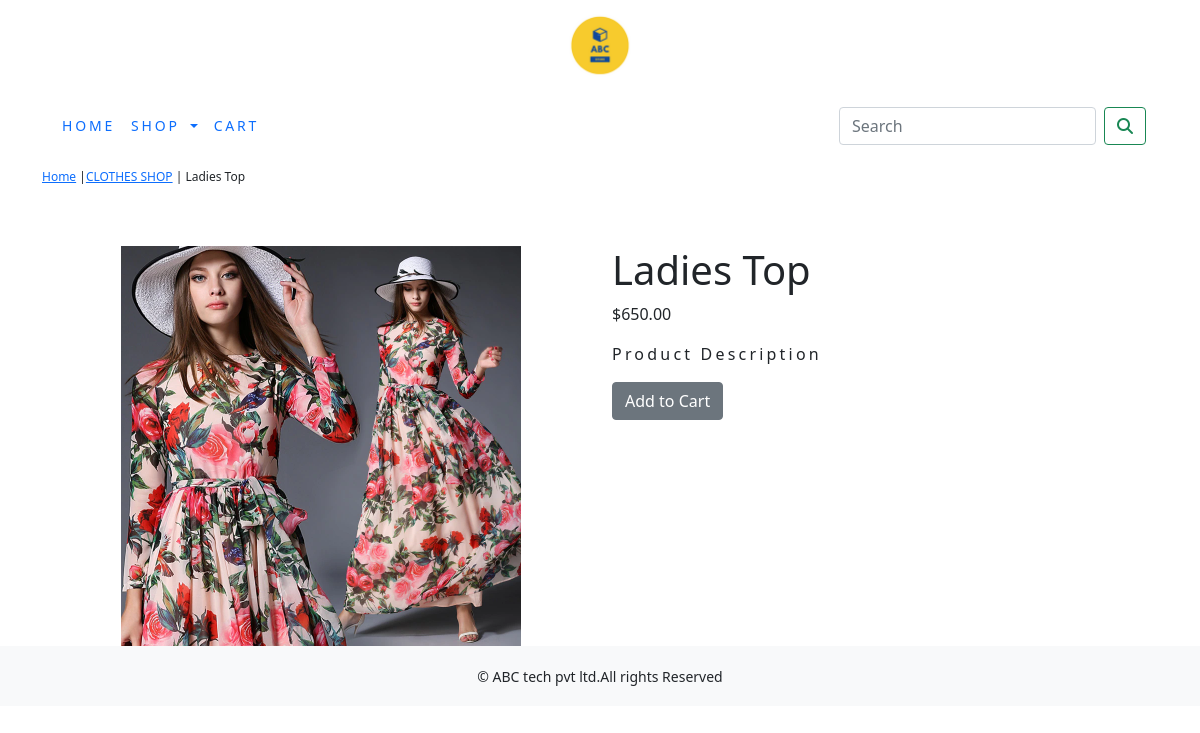
/ecomapp/clothes-shop/ladies-top/, run on the app's committed database.
### ecomapp/models.py (models this page shows, shortened)
class Product(models.Model):
    name=models.CharField(max_length=250,unique=True)
    slug=models.SlugField(max_length=250,unique=True)
    image=models.ImageField(upload_to='category',blank=True)
    desc=models.TextField(blank=True)
    price=models.DecimalField(max_digits=10,decimal_places=2)
    category=models.ForeignKey(Category,on_delete=models.CASCADE)
    available=models.BooleanField(default=True)
    stock=models.IntegerField()
    created=models.DateTimeField(auto_now_add=True)
    updated = models.DateTimeField(auto_now_add=True)
    class Meta:
        ordering=('name',)
        verbose_name='product'
        verbose_name_plural='products'

class Category(models.Model):
    name=models.CharField(max_length=250,unique=True)
    slug=models.SlugField(max_length=250,unique=True)
    image=models.ImageField(upload_to='category',blank=True)
    desc=models.TextField(blank=True)
    class Meta:
        ordering=('name',)
        verbose_name='category'
        verbose_name_plural='categories'
    def get_url(self):
        return reverse('ecom:products_by_category',args=[self.slug])
    def __str__(self):
        return '{}'.format(self.name)

### ecomapp/views.py (the view)
# urls.py: path('<slug:c_slug>/<slug:product_slug>/', views.proddetail, name='prodcatdetails'),
def proddetail(request, c_slug, product_slug):
    try:
        product = Product.objects.get(category__slug=c_slug, slug=product_slug)
    except Exception as e:
        raise e
    return render(request, 'product.html', {'product': product})

### templates/product.html (shortened to what this page needs)
{% extends 'base.html' %}
{% load static %}
{% block content %}
<div class="row my_prod_row_class">
    <div class="mx_auto">
        <p> <a href="{% url 'shop:allprodcat' %}">Home</a> |<a href="{{product.category.get_url}}">{{product.category}}</a> | {{product.name}}</p>
    </div>
</div>
<div class="container">
<br>
<div class="row">
    <div class="col-12 col-sm-12 col-md-12 col-lg-6 text-center">
        <div style="min-width:18rem">
            <img src="{{product.image.url}}" alt="{{product.name}}" height="400px" width="400px">
        </div>
    </div>
     <div class="col-12 col-sm-12 col-md-12 col-lg-6">
         <div>
         <h1 class="my_prod_title">{{product.name}}</h1>
         <p>${{product.price}}</p>
         <p class="my_title"> Product Description</p>
         {% if product.stock <= 0 %}
         <P class="text-justify my_prod_text"><b>Out of stock</b></P>
         {% else %}
         <a class="btn btn-secondary" href="{% url 'cart:add_cart' product.id %}">Add to Cart</a>
         {% endif %}
     </div>
         </div>
 </div>
</div>
{% endblock %}

### static/css/custom.css (style rules this page uses)
body { font-family: 'Roboto', sans-serif; }
.my_title { font-size:16px; text_transform:uppercase; letter-spacing:.2em; }
.my_prod_row_class { padding-top:15px; padding-bottom:20px; }
.my_prod_row_class .mx_auto { color:000; font-size:12px; text-decoration:none; }

### data on the page
Product: category "CLOTHES SHOP", name "Ladies Top", image (picture), price "650.00"
